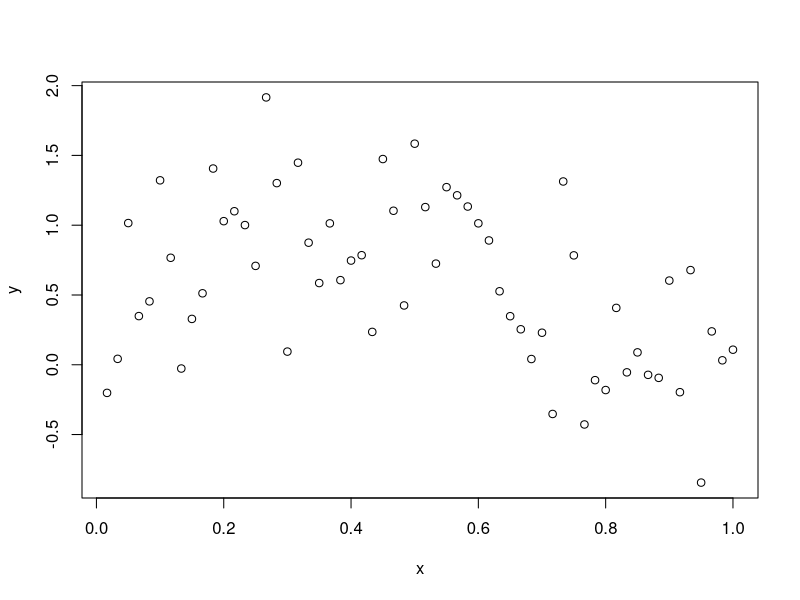

Write R code to recreate this figure.
## ---- chunk 1
?lm
## ---- chunk 2
x <- c(1, 2, 3)
y <- c(1, 3, 8)
lmout <- lm(y ~ x)
class(lmout)
lmout
## ---- chunk 3
print
## ---- chunk 4
str(unclass(lmout))
## ---- chunk 5
methods(print)
## ---- chunk 6
getAnywhere(print.lm)
## ---- chunk 7
stats:::print.lm
## ---- chunk 8
lm
## ---- chunk 9
stats::lm.fit
## ---- chunk 10
j <- list(name = "Joe", salary = 55000, union = T)
class(j) <- "employee"
attributes(j)
## ---- chunk 11
j
## ---- chunk 12
print.employee <- function(wrkr) {
  cat(wrkr$name, "\n")
  cat("salary", wrkr$salary, "\n")
  cat("union member", wrkr$union, "\n")
}
## ---- chunk 13
j
## ---- chunk 14
methods(, "employee")
## ---- chunk 15
k <- list(name = "Kate", salary = 68000, union = F, hrsthismonth = 2)
class(k) <- c("hrlyemployee", "employee")
k
## ---- chunk 16
sum1toi <- function(i) {
  return(i * (i + 1) / 2)
}

ut <- function(inmat) {
  n <- nrow(inmat)
  rtrn <- list()
  class(rtrn) <- "ut"
  rtrn$mat <- vector(length = sum1toi(n))
  rtrn$ix <- sum1toi(0:(n - 1)) + 1
  for (i in 1:n) {
    ixi <- rtrn$ix[i]
    rtrn$mat[ixi:(ixi + i - 1)] <- inmat[1:i, i]
  }
  return(rtrn)
}
u <- ut(rbind(1:2, c(0, 2)))
u
## ---- chunk 17
expandut <- function(utmat) {
  n <- length(utmat$ix)
  fullmat <- matrix(nrow = n, ncol = n)
  for (j in 1:n) {
    start <- utmat$ix[j]
    fin <- start + j - 1
    abovediagj <- utmat$mat[start:fin]
    fullmat[, j] <- c(abovediagj, rep(0, n - j))
  }
  return(fullmat)
}
expandut(u)
## ---- chunk 18
print.ut <- function(utmat) {
  print(expandut(utmat))
}
u
## ---- chunk 19
"%mut%" <- function(utmat1, utmat2) {
  n <- length(utmat1$ix) # numbers of rows and cols of matrix
  utprod <- ut(matrix(0, nrow = n, ncol = n))
  for (i in 1:n) { # compute col i of product
    startbi <- utmat2$ix[i]
    # initialize vector that will become bi[1]*a[1] + ... + bi[i]*a[i]
    prodcoli <- rep(0, i)
    for (j in 1:i) { # find bi[j]*a[j], add to prodcoli
      startaj <- utmat1$ix[j]
      bielement <- utmat2$mat[startbi + j - 1]
      prodcoli[1:j] <- prodcoli[1:j] +
        bielement * utmat1$mat[startaj:(startaj + j - 1)]
    }
    # now need to tack on the lower 0s
    startprodcoli <- sum1toi(i - 1) + 1
    utprod$mat[startbi:(startbi + i - 1)] <- prodcoli
  }
  return(utprod)
}
## ---- chunk 20
test <- function() {
  utm1 <- ut(rbind(1:2, c(0, 2)))
  utm2 <- ut(rbind(3:2, c(0, 1)))
  utp <- utm1 %mut% utm2
  print(utm1)
  print(utm2)
  print(utp)
  utm1 <- ut(rbind(1:3, 0:2, c(0, 0, 5)))
  utm2 <- ut(rbind(4:2, 0:2, c(0, 0, 1)))
  utp <- utm1 %mut% utm2
  print(utm1)
  print(utm2)
  print(utp)
}
test()
## ---- chunk 21
polyfit <- function(y, x, maxdeg) {
  pwrs <- powers(x, maxdeg)
  lmout <- list()
  class(lmout) <- "polyreg"
  for (i in 1:maxdeg) {
    lmo <- lm(y ~ pwrs[, 1:i])
    lmo$fitted.cvvalues <- lvoneout(y, pwrs[, 1:i, drop = F])
    lmout[[i]] <- lmo
  }
  lmout$x <- x
  lmout$y <- y
  lmout
}



powers <- function(x, dg) {
  pw <- matrix(x, nrow = length(x))
  prod <- x
  for (i in 2:dg) {
    prod <- prod * x
    pw <- cbind(pw, prod)
  }
  return(pw)
}

lvoneout <- function(y, xmat) {
  n <- length(y)
  predy <- vector(length = n)
  for (i in 1:n) {
    # regress, leaving out ith observation
    lmo <- lm(y[-i] ~ xmat[-i, ])
    betahat <- as.vector(lmo$coef)
    predy[i] <- betahat %*% c(1, xmat[i, ])
  }
  return(predy)
}

poly <- function(x, cfs) {
  val <- cfs[1]
  prod <- 1
  dg <- length(cfs) - 1
  for (i in 1:dg) {
    prod <- prod * x
    val <- val + cfs[i + 1] * prod
  }
}

print.polyreg <- function(fits) {
  maxdeg <- length(fits) - 2
  n <- length(fits$y)
  tbl <- matrix(nrow = maxdeg, ncol = 1)
  colnames(tbl) <- "MSPE"
  for (i in 1:maxdeg) {
    fi <- fits[[i]]
    errs <- fits$y - fi$fitted.cvvalues
    spe <- crossprod(errs, errs) # sum of squared prediction errors
    tbl[i, 1] <- spe / n
  }
  cat("mean squared prediction errors, by degree\n")
  print(tbl)
}
## ---- chunk 22
set.seed(123)
n <- 60
x <- (1:n) / n
y <- vector(length = n)
for (i in 1:n) y[i] <- sin((3 * pi / 2) * x[i]) + x[i]^2 + rnorm(1, mean = 0, sd = 0.5)
plot(x, y)
## ---- chunk 23
dg <- 15
(lmo <- polyfit(y, x, dg))
## ---- chunk 24
setClass(
  "employee",
  representation(
    name = "character",
    salary = "numeric",
    union = "logical"
  )
)
## ---- chunk 25
joe <- new("employee", name = "Joe", salary = 55000, union = T)
joe
## ---- chunk 26
joe@salary
## ---- chunk 27
slot(joe, "salary")
## ---- chunk 28
joe@salary <- 65000
joe
## ---- chunk 29
slot(joe, "salary") <- 88000
joe
## ---- chunk 30
try(joe@salry <- 48000)
## ---- chunk 31
setMethod(
  "show", "employee",
  function(object) {
    inorout <- ifelse(object@union, "is", "is not")
    cat(object@name, "has a salary of", object@salary, "and", inorout, "in the union", "\n")
  }
)
show(joe)
joe
## ---- chunk 32
ls()
## ---- chunk 33
ls(pattern = "ut")
## ---- chunk 34
rm(list = ls())
## ---- chunk 35
ls()
